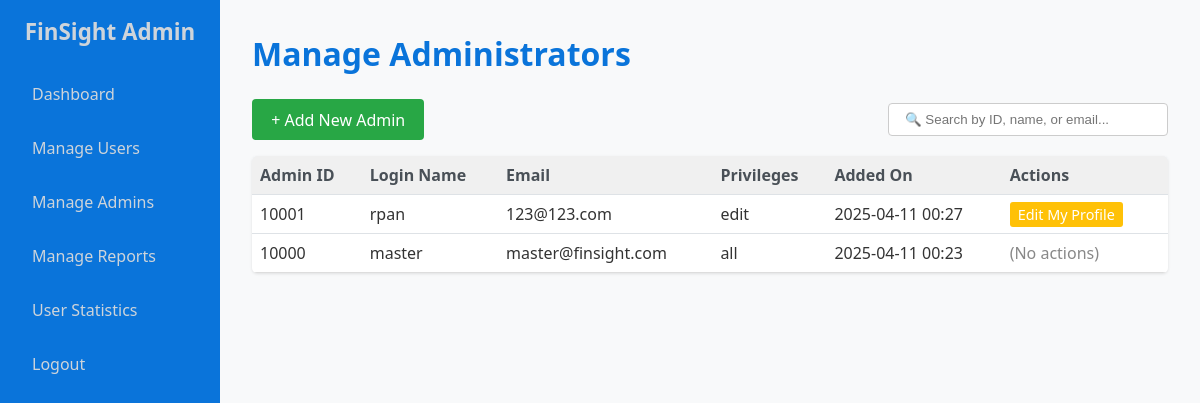
/admin_manage_admins.php (signed in), run on an earlier commit of the app's database.
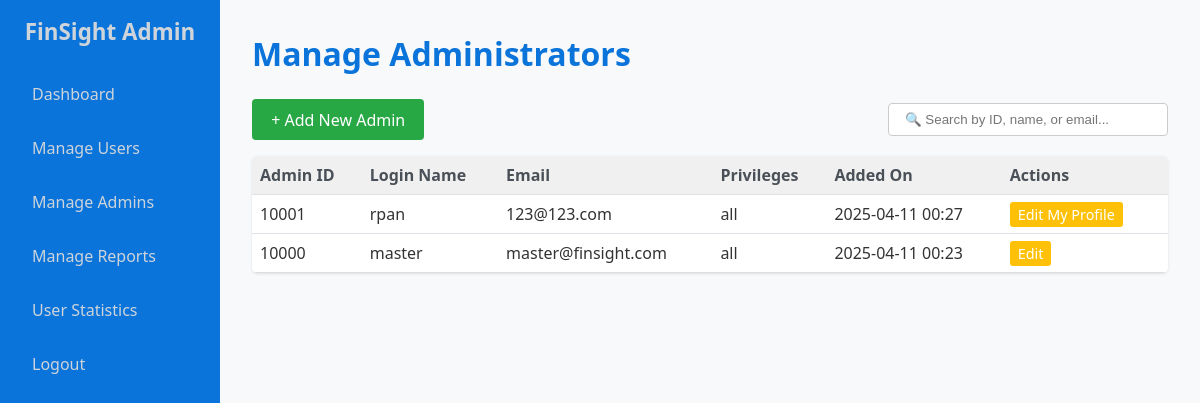
And on a later commit of the database.
### tables this page shows
CREATE TABLE `admin_file` (
  `Admin_ID` int(11) NOT NULL,
  `Admin_Login_Name` varchar(50) NOT NULL,
  `Password` varchar(256) NOT NULL,
  `Email` varchar(200) DEFAULT NULL,
  `Add_Time` datetime NOT NULL,
  `Privileges` varchar(200) DEFAULT NULL,
  `Roles` varchar(200) DEFAULT NULL,
  `Change_Timestamp` datetime DEFAULT NULL,
  `Referral_Admin_ID` int(11) DEFAULT NULL
);

### admin_manage_admins.php (the view, shortened to what this page needs)
<?php
require_once 'admin_header.php';
require_once 'admin_db_connect.php';
$admins = [];
$sql = "SELECT Admin_ID, Admin_Login_Name, Email, Privileges, Add_Time FROM admin_file ORDER BY Add_Time DESC";
$result = $conn->query($sql);
if ($result && $result->num_rows > 0) {
    while ($row = $result->fetch_assoc()) {
        $admins[] = $row;
    }
} elseif (!$result) {
    $message = "Error fetching admins: " . $conn->error;
    $message_type = 'error';
}
$current_admin_id = $_SESSION['admin_id'];
$current_privileges = null;
foreach ($admins as $a) {
    if ($a['Admin_ID'] == $current_admin_id) {
        $current_privileges = $a['Privileges'];
        break;
    }
}
?>
<h1>Manage Administrators</h1>
<div style="display: flex; justify-content: space-between; align-items: center; margin-bottom: 1rem;">
  <a href="add_admin.php" style="background-color: #28a745; color: white; padding: 0.6rem 1.2rem; text-decoration: none; border-radius: 4px;">+ Add New Admin</a>
  <input type="text" id="adminSearch" placeholder="🔍 Search by ID, name, or email..." style="padding: 0.5rem 1rem; border-radius: 4px; border: 1px solid #ccc; width: 280px;">
</div>
<table style="width:100%; border-collapse: collapse;">
    <thead>
        <tr style="background-color:#f0f0f0;">
            <th style="padding: 0.5rem; text-align:left;">Admin ID</th>
            <th style="padding: 0.5rem; text-align:left;">Login Name</th>
            <th style="padding: 0.5rem; text-align:left;">Email</th>
            <th style="padding: 0.5rem; text-align:left;">Privileges</th>
            <th style="padding: 0.5rem; text-align:left;">Added On</th>
            <th style="padding: 0.5rem; text-align:left;">Actions</th>
        </tr>
    </thead>
    <tbody>
        <?php if (!empty($admins)): ?>
            <?php foreach ($admins as $admin): ?>
                <tr style="border-bottom: 1px solid #ddd;">
                    <td style="padding: 0.5rem;"><?php echo htmlspecialchars($admin['Admin_ID']); ?></td>
                    <td style="padding: 0.5rem;"><?php echo htmlspecialchars($admin['Admin_Login_Name']); ?></td>
                    <td style="padding: 0.5rem;"><?php echo htmlspecialchars($admin['Email']); ?></td>
                    <td style="padding: 0.5rem;"><?php echo htmlspecialchars($admin['Privileges']); ?></td>
                    <td style="padding: 0.5rem;"><?php echo date('Y-m-d H:i', strtotime($admin['Add_Time'])); ?></td>
                    <td style="padding: 0.5rem;">
                    <?php
                    if ($current_privileges === 'all') {
                        if ($admin['Admin_ID'] == $current_admin_id) {
                            echo '<a href="admin_edit_admin_profile.php" class="edit-btn" style="margin-right:0.5rem;">Edit My Profile</a>';
                        } else {
                            echo '<a href="admin_edit_other_admin.php?id=' . $admin['Admin_ID'] . '" class="edit-btn" style="margin-right:0.5rem;">Edit</a>';
                        }
                    } elseif ($current_privileges === 'edit') {
                        if ($admin['Admin_ID'] == $current_admin_id) {
                            echo '<a href="admin_edit_admin_profile.php" class="edit-btn" style="margin-right:0.5rem;">Edit My Profile</a>';
                        } else {
                            echo '<span style="color:#888;">(No actions)</span>';
                        }
                    } else {
                        echo '<span style="color:#888;">(No actions)</span>';
                    }
                    ?>
                    </td>
                </tr>
            <?php endforeach; ?>
        <?php else: ?>
            <tr>
                <td colspan="6" style="padding: 0.5rem;">No administrators found.</td>
            </tr>
        <?php endif; ?>
    </tbody>
</table>
<?php require_once 'admin_footer.php'; ?>

What changed in the data, as far as the page shows it:
changed admin_file "rpan": Privileges "edit" → "all"
computed for admin_file "master": text "(No actions)" → "Edit"
